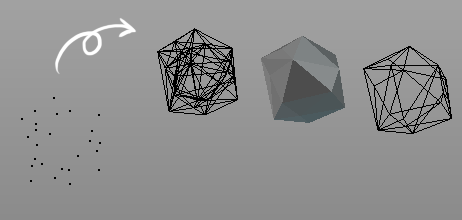
#> input picture Delaunay from point cloud/docs/a.png, 462 x 220 px, found by its file name
$ python petit_thinning.py 6 0.95 5 d:/temp/a.png
#> lines starting #> are read from the running program, lines starting #| are printed output that depends on the picture
'''
Image Processing - Morphological Petit Thinning
    -- Morphology(Dilation)ベースの細線化処理を行う.

usage:
    - commandline
        $ python petit_thinning.py <emptyrange> <emptythres> <dilation_max_depth> <path_in> [<path_out>] [-p]
      e.g.
        $ python petit_thinning.py 6 0.95 5 "d:/temp/a.png"
        $ python petit_thinning.py 3 0.9 10 "d:/temp/a.png" "d:/temp/b.png" -p
    - 画像はノンアルファなグレースケール画像であること. RGBAの内R成分のみが使用される.
    - 画像は白地に黒線が描かれているものとする.

requires:
    - Pillow (PIL)
'''


from PIL import Image, ImageFilter

import time
import sys

class Pref:
    path_in = 'd:/sample/file_in.png'
    path_out = 'd:/sample/file_out.png'

    #emptyrange, emptythres = 3, 0.9
    #emptyrange, emptythres = 5, 0.95
    #emptyrange, emptythres = 5, 0.99
    emptyrange, emptythres = 6, 0.95
    # [7 lines of commented-out code are left out]
    dilation_max_depth = 5
    #dilation_max_depth = 1

    print_info = False


def main():
    apply_commandline_args()

    if Pref.print_info:
        print('''Morphological Thinning
emptyrange : {}
emptythres : {}
dilation_max_depth : {}
path_in : {}
path_out : {}
'''.format( Pref.emptyrange
          , Pref.emptythres
          , Pref.dilation_max_depth
          , Pref.path_in
          , Pref.path_out
          ))

    t0 = time.time()

    pimg = Image.open(Pref.path_in).convert("L")
    pimg2 = process(pimg)
    pimg2.save(Pref.path_out)

    t1 = time.time()
    if Pref.print_info:
        print('main time:', t1-t0)


def apply_commandline_args():
    args = list(sys.argv)
    if '-p' in args:
        Pref.print_info = True
    args = [v for v in args if v != '-p']

    if len(args) < 5:
        print('''
usage:
  $ python petit_thinning.py <emptyrange> <emptythres> <dilation_max_depth> <path_in> [<path_out>] [-p]
e.g.
  $ python petit_thinning.py 6 0.95 5 "d:/temp/a.png"
  $ python petit_thinning.py 3 0.9 10 "d:/temp/a.png" "d:/temp/b.png" -p
  <emptyrange> : int -- emptyrange >= 0
  <emptythres> : float -- 0.0 < emptythres < 1.0
  <dilation_max_depth> : int -- dilation_max_depth >= 1
  <path_in> -- path of input file (.png)
  (Optional) <path_out> -- path of output file (.png)
  (Optional) -p -- show debug info''')
        return exit()


    Pref.emptyrange = int(args[1])
    Pref.emptythres = float(args[2])
    Pref.dilation_max_depth = int(args[3])

    if len(args) == 5:
        Pref.path_in = args[4]
        Pref.path_out = Pref.path_in.replace('.png', '_out.png')
    elif len(args) == 6:
        Pref.path_in = args[4]
        Pref.path_out = args[5]

    assert Pref.path_in.endswith('.png'), 'input file should be a png file'
    assert Pref.path_out.endswith('.png'), 'output file should be a png file'


def process(pimg):
    emptythres = Pref.emptythres
    depth = Pref.dilation_max_depth
    radius = Pref.emptyrange

    emptythres8 = round(emptythres*255)
    img = pimg

    bufs = []
    buf = img.copy()
    for i in range(depth):
        bufs.append(buf.copy())
        buf = buf.filter(ImageFilter.MaxFilter())
#> this loop made 5 passes
#> pass 1, in process, `buf = buf.filter(ImageFilter.MaxFilter())`:
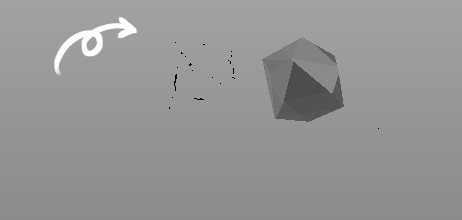
#> buf: PIL image 462x220 L; min 0, max 255, mean 148.8
#> after the loop:
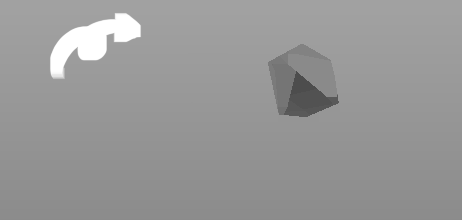
#> buf: PIL image 462x220 L; min 77, max 255, mean 151.6
#> after the loop, bufs = 5 items

    _gen = lambda x: ((x - emptythres8) / (255 - emptythres8)) * 255 if x >= emptythres8 else 0
    convert_table = [_gen(i) for i in range(256)] * len(img.getbands())
#> convert_table = 256 values from 0 to 255

    bufs.reverse()
    out_buf = bufs[0].copy()
    for buf in bufs[1:]:
        blurred_img = out_buf.filter(ImageFilter.GaussianBlur(radius=radius))
        mask = blurred_img.point(convert_table)
        out_buf.paste(buf, mask=mask)
#> this loop made 4 passes
#> pass 1, in process, `blurred_img = out_buf.filter(ImageFilter.GaussianBlur(radius=radius))`:
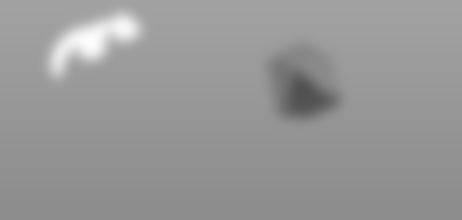
#> blurred_img: PIL image 462x220 L; min 80, max 253, mean 151
#> pass 1, in process, `mask = blurred_img.point(convert_table)`:
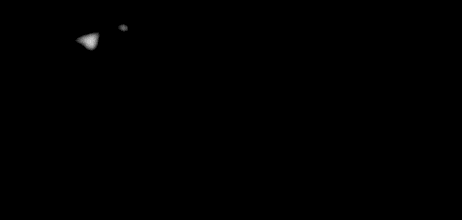
#> mask: PIL image 462x220 L; min 0, max 216, mean 0.4

    return out_buf


main()
